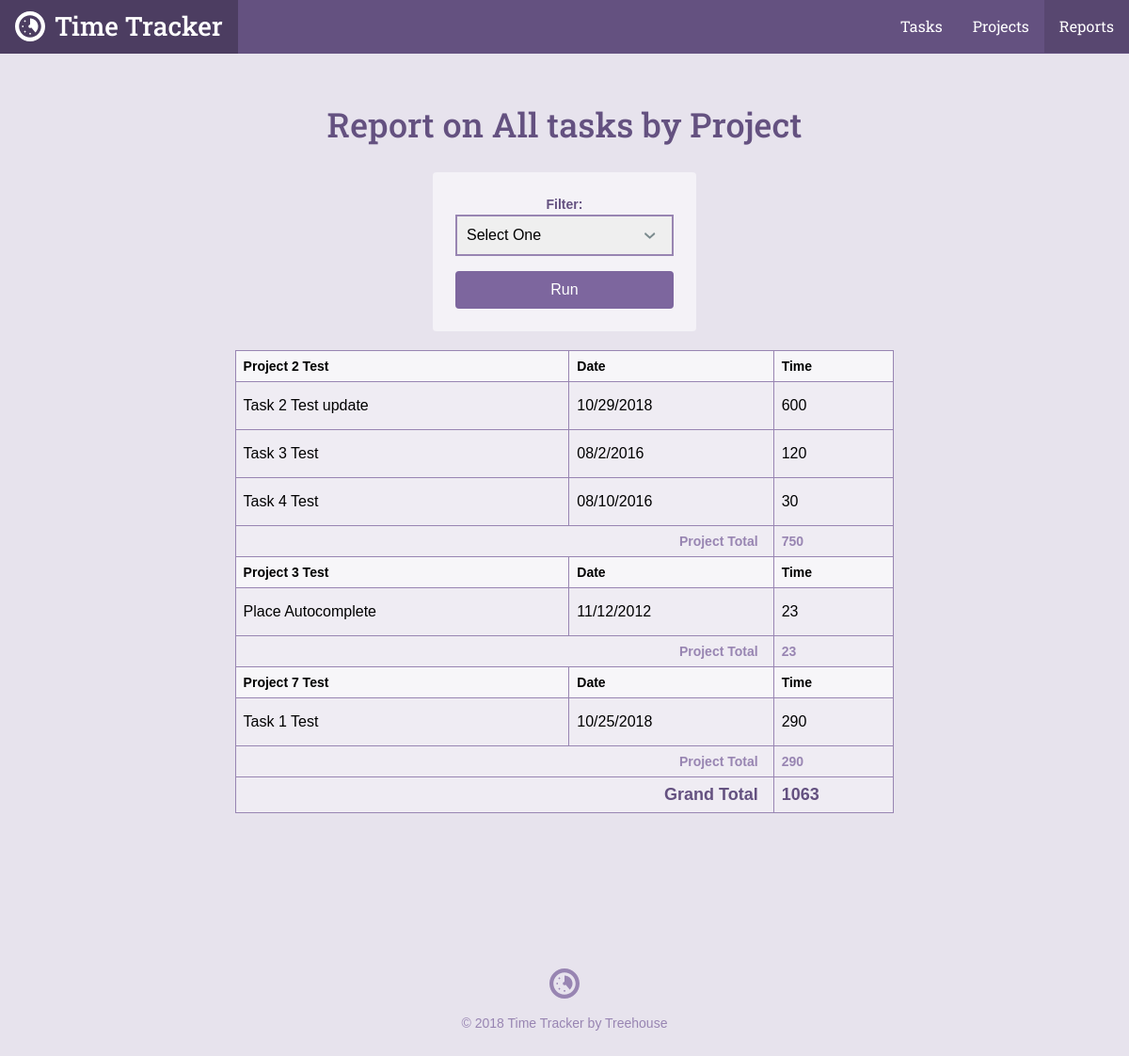
The app's page /reports.php with its own data.
### tables this page shows
CREATE TABLE `tasks` (
	`task_id`	INTEGER PRIMARY KEY AUTOINCREMENT,
	`project_id`	INTEGER,
	`title`	TEXT,
	`date`	INTEGER NOT NULL,
	`time`	TEXT NOT NULL
);

CREATE TABLE `projects` (
	`project_id`	INTEGER PRIMARY KEY AUTOINCREMENT,
	`title`	TEXT NOT NULL,
	`category`	TEXT NOT NULL
);

### inc/functions.php (called while the page is built, shortened)
<?php
function getTaskList($filter = null)
{
    include "connection.php";
    $query = "SELECT tasks.*, projects.title AS project FROM tasks"
        ." JOIN projects ON tasks.project_id = projects.project_id";
    $where = '';
    $orderBy = ' ORDER BY date DESC';
    if ($filter) {
        $orderBy = ' ORDER BY projects.title ASC, date DESC';
    }
    try {
        $results = $db->prepare($query . $where . $orderBy);
        $results->execute();
    } catch (Exception $e) {
        echo "Error: ".$e->getMessage()."<br/>";
        return [];
    }
    return $results->fetchAll(PDO::FETCH_ASSOC);
}

### reports.php (the view, shortened to what this page needs)
<?php
require 'inc/functions.php';
$filter = 'all';
include 'inc/header.php';
?>
<div class="col-container page-container">
    <div class="col col-70-md col-60-lg col-center">
        <div class="col-container">
            <h1 class='actions-header'>Report on <?php
            if (!is_array($filter)) {
                echo "All tasks by Project";
            }?></h1>
            <form action="reports.php" method="get" class="form-container form-report">
                <label for="filter">Filter:</label>
                <select id="filter" name="filter">
                    <option value="">Select One</option>
                </select>
                <input class="button" type="submit" name="" value="Run">
            </form>
        </div>
        <div class="section page">
            <div class="wrapper">
                <table>
                    <?php
                    $total = $project_id = $project_total = 0;
                    $tasks = getTaskList($filter);
                    foreach ($tasks as $task) {
                        if ($project_id !== $task['project_id']) {
                            $project_id = $task['project_id'];
                            echo "<thead>\n";
                            echo "<tr>\n";
                            echo "<th>". $task['project'] ."</th>";
                            echo "<th>Date</th>";
                            echo "<th>Time</th>";
                            echo "</tr>\n";
                            echo "</thead>\n";
                        }
                        $project_total += $task['time'];
                        $total += $task['time'];
                        echo "<tr>";
                        echo "<td>".$task['title']."</td>\n";
                        echo "<td>".$task['date']."</td>\n";
                        echo "<td>".$task['time']."</td>\n";
                        echo "</tr>";
                        if (next($tasks)['project_id'] != $task['project_id']) {
                            echo "<tr>\n";
                            echo "<th class='project-total-label' colspan='2'>Project Total</th>\n";
                            echo "<th class='project-total-number'>$project_total</th>\n";
                            echo "</tr>\n";
                            $project_total = 0;
                        }
                    }
                    ?>
                    <tr>
                        <th class='grand-total-label' colspan='2'>Grand Total</th>
                        <th class='grand-total-number'><?php echo $total;?></th>
                    </tr>
                </table>
            </div>
        </div>
    </div>
</div>
<?php include "inc/footer.php"; ?>

### css/style.css (style rules this page uses)
*,:after,:before { box-sizing:border-box }
html { font-family:sans-serif;-ms-text-size-adjust:100%;-webkit-text-size-adjust:100% }
body { margin:0 }
h1 { font-size:2em;margin:.67em 0 }
button,input,optgroup,select,textarea { color:inherit;font:inherit;margin:0 }
select { text-transform:none }
input[type="reset"],input[type="submit"] { -webkit-appearance:button;cursor:pointer }
input { line-height:normal }
table { border-collapse:collapse;border-spacing:0 }
td,th { padding:0 }
html { font-size:100%;line-height:1.5;-webkit-tap-highlight-color:transparent }
body { font-size:1rem;font-family:"Gotham Rounded A","Gotham Rounded B","Helvetica",Helvetica,Arial,sans-serif;font-style:normal;font-weight:400 }
.button { -webkit-appearance:none;-moz-appearance:none;-ms-appearance:none;-o-appearance:none;appearance:none;-webkit-user-select:none;-moz-user-select:none;-ms-user-select:none;user-select:none;background-color:transparent;border-radius:4px;border:solid 2px #5fcf80;color:#5fcf80;cursor:pointer;display:inline-block;font-family:"Gotham Rounded A","Gotham Rounded B","Helvetica",Helvetica,Arial,sans-serif;font-size:1rem;font-weight:500;height:40px;line-height:36px;padding:0 15px;position:relative;margin:0 10px 0 0;text-align:center;text-decoration:none;transition:color .3s ease,background-color .3s ease,border-color .3s ease,width .3s ease,opacity .3s ease;vertical-align:baseline;white-space:nowrap;overflow:hidden;text-overflow:ellipsis }
.button:last-child { margin-right:0 }
.col { float:left;width:100% }
.col-container:before,.col-container:after { content:" ";display:table }
.col-container:after { clear:both }
.col-center { float:none;margin:0 auto }
@media screen and (min-width: 680px) { .col-70-md { width:70% !important } }
@media screen and (min-width: 960px) { .col-60-lg { width:60% !important } }
h1,h2,h3,h4,h5,h6 { color:#40484a;display:block;font-weight:500;margin:0;text-rendering:optimizeLegibility }
h1 { font-size:2.25rem }
body { background-color:#e7e3ed }
h1,h2,h3,h4,h5,h6 { color:#645180;font-family:"Roboto Slab", Helvetica, Arial, sans-serif }
.button { background:#7D669E;border-color:#7D669E;color:#fff }
.col-container { margin:0 auto;max-width:1200px }
.actions-header { margin-bottom:1.5rem }
.page-container { text-align:center }
@media screen { .page-container { padding:1.5rem 1rem 0 1rem } }
@media screen and (min-width: 680px) { .page-container { padding-top:3rem } }
.form-container { background-color:#f4f2f7;border-radius:4px }
@media screen { .form-container { padding:.5rem 1.5rem;margin-top:.5rem;margin-bottom:1.5rem } }
@media screen and (min-width: 680px) { .form-container { padding:.5rem 1.5rem;margin-top:3rem;margin-bottom:0 } }
.form-report { padding:1.5rem;margin-bottom:3rem }
.form-report .button { margin-top:1rem }
table { width:100%;text-align:left;background-color:#f4f2f7 }
@media screen { table { margin-bottom:1.5rem } }
@media screen and (min-width: 680px) { table { margin-bottom:0 } }
th,td { padding:.5rem;background-color:#efecf3;border:solid 1px #9885b2 !important }
td { padding:1rem .5rem }
th { font-size:.875rem }
thead th { background-color:#f7f6f9 !important }
input { border-radius:4px;box-shadow:none;border:solid 2px #9885b2;padding:8px 10px;width:100% }
label { font-size:14px;font-weight:bold;color:#645180 }
select { -webkit-appearance:none;-moz-appearance:none;width:100%;padding:8px 10px;border:solid 2px #9885b2;background-size:.9rem;background-repeat:no-repeat;background-position:calc(100% - 1rem) center }
.project-total-label { text-align:right;padding-right:1rem;color:#9885b2;font-size:.875rem }
.project-total-number { color:#9885b2 }
.grand-total-label { text-align:right;padding-right:1rem;color:#645180;font-size:1.125rem }
.grand-total-number { color:#645180;font-size:1.125rem }
.form-report { width: 280px; margin: auto auto 20px }

### records on screen
tasks: project.title "Project 2 Test", title "Task 2 Test update", date "10/29/2018", time "600"
tasks: title "Task 3 Test", date "08/2/2016", time "120"
tasks: title "Task 4 Test", date "08/10/2016", time "30", project_total "750"
tasks: project.title "Project 3 Test", title "Place Autocomplete", date "11/12/2012", time "23", project_total "23"
tasks: project.title "Project 7 Test", title "Task 1 Test", date "10/25/2018", time "290", project_total "290"

### other values on screen
$total "1063"
